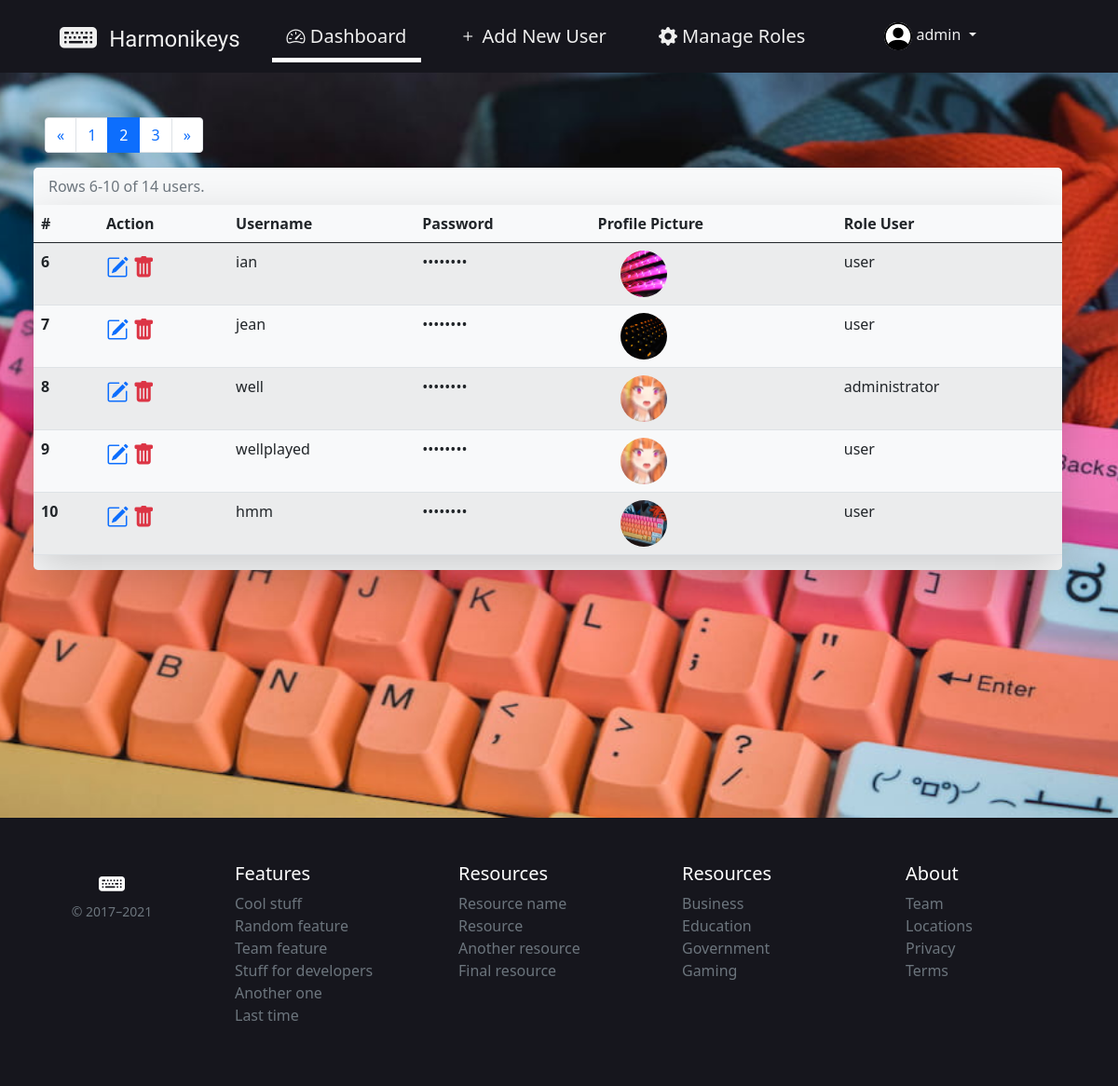
Screenshot of /public/pages/admin/index.php?page=2 (signed in) with the database file from the repository.
### tables this page shows
CREATE TABLE `tb_users` (
  `id` int(11) NOT NULL,
  `username` varchar(100) NOT NULL,
  `userpass` varchar(255) NOT NULL,
  `userimg` varchar(100) DEFAULT 'default_user_img.png',
  `userrole` varchar(50) NOT NULL DEFAULT 'user'
);

### helpers/functions.php (called while the page is built, shortened)
<?php
$conn = new mysqli(DB_HOST, DB_USER, DB_PASS, DB_NAME);
function query($query) {
  global $conn;
  $result = $conn->query($query);
  $rows = [];
  while ($row = mysqli_fetch_assoc($result)){
    $rows[] = $row;
  }
  return $rows;
}
?>

### helpers/auth.php (called while the page is built, shortened)
<?php
function userAuth() {
  if (isset($_SESSION["id"])) {
    $sessionData = query("SELECT * FROM tb_users WHERE id = '". $_SESSION["id"]."'")[0];
    return $sessionData;
  }
}
function adminAuth() {
  return userAuth();
}
?>

### helpers/pagination.php (called while the page is built)
<?php
function pagination () {
  $dataPerPage = DATA_PER_PAGE;
  $totalData = count(query("SELECT * FROM tb_users"));
  $totalPage = ceil($totalData / $dataPerPage);
  $activePage = isset($_GET["page"]) ? $_GET["page"] : 1;
  $firstDataOnPage = ($dataPerPage * $activePage) - $dataPerPage;
  $users = query("SELECT * FROM tb_users LIMIT $firstDataOnPage, $dataPerPage");
  return [
    'DATA_PER_PAGE' => $dataPerPage,
    'TOTAL_DATA' => $totalData,
    'TOTAL_PAGE' => $totalPage,
    'ACTIVE_PAGE' => $activePage,
    'FIRST_DATA' => $firstDataOnPage,
    'USERS_DATA' => $users,
  ];
}
?>

### public/pages/admin/index.php (the view, shortened to what this page needs)
<?php
$admin = adminAuth();
$pagination = pagination();
?>
<?php require_once 'components/layout-top.php' ?>
  <main class="min-vh-100 container p-5 d-flex flex-column align-content-center">
    <nav class="ps-n5">
      <ul class="pagination">
        <?php ($pagination['ACTIVE_PAGE'] > 1) ? $isOne = "" : $isOne = "disabled"; ?>
        <li class="page-item <?= $isOne ?>">
          <a class="page-link" href="?page=<?= $pagination['ACTIVE_PAGE']-1 ?>">
            &laquo;
          </a>
        </li>
        <?php for($i = 1; $i <= $pagination['TOTAL_PAGE']; $i++) : ?>
        <?php ($i == $pagination['ACTIVE_PAGE']) ? $isActive = "active" : $isActive = "" ; ?>
        <li class="page-item <?= $isActive ?>">
          <a class="page-link" href="?page=<?= $i ?>"><?= $i ?></a>
        </li>
        <?php endfor; ?>
        <?php ($pagination['ACTIVE_PAGE'] < $pagination['TOTAL_PAGE']) ? $isLast = "" : $isLast = "disabled"; ?>
        <li class="page-item <?= $isLast ?>">
          <a class="page-link" href="?page=<?= $pagination['ACTIVE_PAGE']+1 ?>">
            &raquo;
          </a>
        </li>
      </ul>
    </nav>
    <div class="row table-responsive w-100 bg-light rounded-3 shadow-lg" id="table-container">
      <table class="table table-striped caption-top border-bottom shadow shadow-lg">
        <caption class="ps-3">Rows <?= $pagination['FIRST_DATA']+1 ?>-<?= $pagination['FIRST_DATA']+$pagination['DATA_PER_PAGE'] ?> of
          <?= $pagination['TOTAL_DATA'] ?> users.</caption>
        <thead>
          <th scope="col">#</th>
          <th scope="col" class="order-first order-lg-last">Action</th>
          <th scope="col">Username</th>
          <th scope="col">Password</th>
          <th scope="col">Profile Picture</th>
          <th scope="col">Role User</th>
        </thead>
        <tbody>
          <?php $i = 1; ?>
          <?php foreach($pagination['USERS_DATA'] as $row) : ?>
          <tr>
            <th scope="row"><?= $i+$pagination['FIRST_DATA'] ?></th>
            <td class="order-first order-lg-last">
              <a href="edit-user.php?id=<?= $row["id"] ?>" class="text-decoration-none">
                <i class="bi bi-pencil-square text-primary fs-4"></i>
              </a>
              <a href="del-user.php?id=<?= $row["id"]; ?>" class="text-decoration-none"
                onclick="return confirm('Are you sure?');">
                <i class="bi bi-trash-fill text-danger fs-4"></i>
              </a>
            </td>
            <td><?= $row["username"] ?></td>
            <td>••••••••</td>
            <td><img src='<?= PUBLIC_DIR ?>/img/<?= $row["userimg"] ?>' class="d-block rounded-circle mx-4 text-center" width="50"
                height="50" alt="User image"></td>
            <td><?= $row["userrole"] ?></td>
          </tr>
          <?php $i++; ?>
          <?php endforeach; ?>
        </tbody>
      </table>
    </div>
  </main>
<?php require_once 'components/layout-bottom.php' ?>

### public/pages/admin/components/navbar-dashboard.php (shortened to what this page needs)
<div class="site-header sticky-top px-5 bg-eigengrau text-white">
    <div class="navbar navbar-expand-lg p-1">
      <div class="container d-flex flex-column flex-md-row">
        <div class="row w-100">
          <a href="<?= PUBLIC_DIR ?>/pages/index.php" class="navbar-brand d-none d-lg-inline-block col-2">
            <i class="bi bi-keyboard-fill fs-1 d-inline-block"></i>
            <span class="d-inline-block fs-4 p-0 ps-2 position-relative"
              style="top: -4px;  font-family: 'Yellowtail', cursive;">Harmonikeys</span>
          </a>
          <nav class="collapse navbar-collapse justify-content-lg-center col-7 ps-3" id="navbar">
            <ul class="navbar-nav mb-2 mb-sm-0" id="menu">
              <li class="nav-item me-lg-4 active">
                <a class="nav-link fs-5" aria-current="page" href="<?= PUBLIC_DIR ?>/pages/admin/index.php">
                  <i class="bi bi-speedometer2"></i>
                  <span>Dashboard</span>
                </a>
              </li>
              <li class="nav-item me-lg-4">
                <a class="nav-link fs-5" href="<?= PUBLIC_DIR ?>/pages/admin/add-user.php">
                  <i class="bi bi-plus"></i>
                  <span>Add New User</span>
                </a>
              </li>
              <li class="nav-item me-lg-4">
                <a class="nav-link fs-5" href="<?= PUBLIC_DIR ?>/pages/admin/roles.php">
                  <i class="bi bi-gear-fill"></i>
                  <span>Manage Roles</span>
                </a>
              </li>
          </ul>
        </nav>
        <div class="dropdown d-none d-lg-inline-block col-2 mt-3 p-1">
          <?php if( !(isset($_SESSION["login"])) ) : ?>
          <div class="nav-item">
            <a href="login.php" class="text-decoration-none fs-5">Login</a>
          </div>
          <?php else : ?>
          <div class="d-none d-lg-block nav-item dropdown">
            <a class="dropdown-toggle text-decoration-none" href="#" id="dropdown4" data-bs-toggle="dropdown" aria-expanded="false">
              <img src="<?= PUBLIC_DIR ?>/img/<?= $admin['userimg'] ?>" class="rounded-pill" width="30" height="30" alt="User Profile Image">
              <span><?= $admin['username'] ?></span>
            </a>
          </div>
          <?php endif; ?>
        </div>
        </div>
      </div>
    </div>
  </div>

### public/css/style.css (style rules this page uses)
body { scroll-behavior: smooth; }
.container { max-width: 1280px; }
.site-header a { color: #efefef; transition: color .15s ease-in-out; }
ul#menu { list-style: none; }
ul#menu li { display: inline-block; padding: .3em .5em; position: relative; overflow: hidden; }
ul#menu li a { text-decoration: none; }
@media only screen and (min-width: 991px) { ul#menu li::before { position: absolute; display: block; content: ''; bottom: 0; left: -100%; width: 100%; height: 5px; transition: 0.4s; background-color: #fff; } }
@media only screen and (min-width: 991px) { ul#menu li.active::before, ul#menu li:hover::before { left: 0%; } }
body, html { height: 100%; overflow-x: hidden; }
.bg-eigengrau { background-color: #16161d; }

### public/pages/admin/index.php (style rules this page uses)
body { background-image: url("../img/keyboard3.jpg"); background-attachment: fixed; background-position: center; background-repeat: no-repeat; background-size: cover; scroll-behavior: smooth; }
a { text-decoration: none; color: black; }

### rows the page displays
tb_users: userimg (placeholder picture), username "admin"
tb_users: FIRST_DATA "6", username "ian", userimg (picture), userrole "user"
tb_users: FIRST_DATA "7", username "jean", userimg (picture), userrole "user"
tb_users: FIRST_DATA "8", username "well", userimg (picture), userrole "administrator"
tb_users: FIRST_DATA "9", username "wellplayed", userimg (picture), userrole "user"
tb_users: FIRST_DATA "10", username "hmm", userimg (picture), userrole "user"

### other values shown
$pagination['FIRST_DATA']+1 "6"
$pagination['FIRST_DATA']+$pagination['DATA_PER_PAGE'] "10"
$pagination['TOTAL_DATA'] "14"
